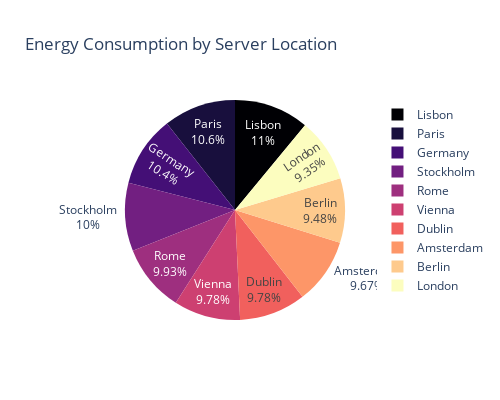

Notebook code cell kept with this figure:
### Code cell
# 8. Energy Consumption distribution by Server Location

# Group by location and sum the emissions
location_emissions = energy_df.groupby('Server Location')['Energy Consumption (kWh)'].sum().reset_index()

fig = px.pie(
    location_emissions,
    names='Server Location',
    values='Energy Consumption (kWh)',
    title='Energy Consumption by Server Location',
    color_discrete_sequence=px.colors.sequential.Magma,
    width=500, height=400
)

fig.update_traces(
    textinfo='percent+label',
    hovertemplate='<b>%{label}</b><br>Total Energy Consumption(kWh): %{value:.2f}<extra></extra>'
)

fig.show()

### Figure 1 — Plotly figure (JSON) as saved in the notebook; plotly's stock layout.template omitted (floating-point values rounded to 4 significant figures)
{"data": [{"domain": {"x": [0, 1], "y": [0, 1]}, "hovertemplate": "<b>%{label}</b><br>Total Energy Consumption(kWh): %{value:.2f}<extra></extra>", "labels": ["Amsterdam", "Berlin", "Dublin", "Germany", "Lisbon", "London", "Paris", "Rome", "Stockholm", "Vienna"], "legendgroup": "", "name": "", "showlegend": true, "textinfo": "percent+label", "type": "pie", "values": [241700.0, 237000.0, 244400.0, 259500.0, 274500.0, 233600.0, 265600.0, 248100.0, 250500.0, 244500.0]}], "layout": {"height": 400, "legend": {"tracegroupgap": 0}, "piecolorway": ["#000004", "#180f3d", "#440f76", "#721f81", "#9e2f7f", "#cd4071", "#f1605d", "#fd9668", "#feca8d", "#fcfdbf"], "title": {"text": "Energy Consumption by Server Location"}, "width": 500}}
